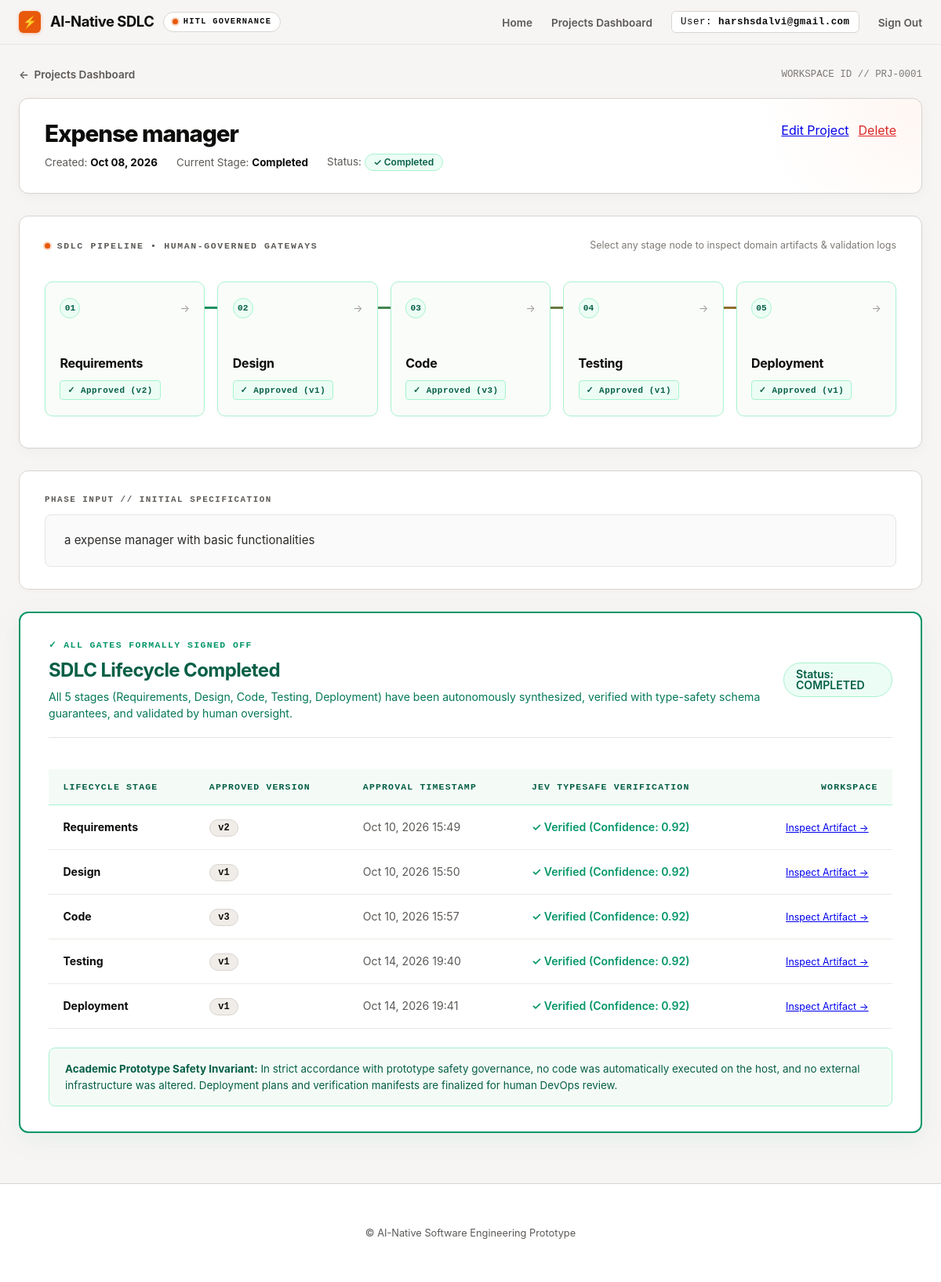
Screenshot of /projects/1/ (signed in) with the database file from the repository.
### projects/models.py (models this page shows, shortened)
class Project(models.Model):
    STAGE_CHOICES = [
        ('REQUIREMENTS', 'Requirements'),
        ('DESIGN', 'Design'),
        ('CODE', 'Code'),
        ('TESTING', 'Testing'),
        ('DEPLOYMENT', 'Deployment'),
        ('COMPLETED', 'Completed'),
    ]
    STATUS_CHOICES = [
        ('ACTIVE', 'Active'),
        ('COMPLETED', 'Completed'),
        ('ARCHIVED', 'Archived'),
    ]
    owner = models.ForeignKey(User, on_delete=models.CASCADE, related_name='projects')
    name = models.CharField(max_length=255)
    description = models.TextField()
    current_stage = models.CharField(max_length=20, choices=STAGE_CHOICES, default='REQUIREMENTS')
    status = models.CharField(max_length=20, choices=STATUS_CHOICES, default='ACTIVE')
    created_at = models.DateTimeField(auto_now_add=True)
    updated_at = models.DateTimeField(auto_now=True)
    class Meta:
        ordering = ['-updated_at']

### workflow/models.py (models this page shows, shortened)
class Artifact(models.Model):
    SOURCE_CHOICES = [
        ('AI', 'AI Generated'),
        ('HUMAN', 'Human Edited'),
    ]
    project = models.ForeignKey(Project, on_delete=models.CASCADE, related_name='artifacts')
    stage = models.CharField(max_length=20, choices=Project.STAGE_CHOICES)
    version = models.PositiveIntegerField(default=1)
    content = models.TextField()
    created_by = models.ForeignKey(User, on_delete=models.SET_NULL, null=True, blank=True, related_name='created_artifacts')
    source_type = models.CharField(max_length=10, choices=SOURCE_CHOICES, default='AI')
    is_approved = models.BooleanField(default=False)
    created_at = models.DateTimeField(auto_now_add=True)
    validation_meta = models.JSONField(null=True, blank=True)
    class Meta:
        unique_together = ('project', 'stage', 'version')
        ordering = ['-version']

### projects/views.py (the view)
# urls.py: path('<int:pk>/', views.project_detail_view, name='project_detail'),
@login_required
def project_detail_view(request, pk):
    project = get_object_or_404(Project, pk=pk, owner=request.user)
    stages = [s[0] for s in Project.STAGE_CHOICES]
    current_index = stages.index(project.current_stage) if project.current_stage in stages else 0
    completion_summary = None
    if project.status == 'COMPLETED' or project.current_stage == 'COMPLETED':
        summary_artifacts = []
        for s_key, s_name in [('REQUIREMENTS', 'Requirements'), ('DESIGN', 'Design'), ('CODE', 'Code'), ('TESTING', 'Testing'), ('DEPLOYMENT', 'Deployment')]:
            appr = project.artifacts.filter(stage=s_key, is_approved=True).order_by('-version').first()
            summary_artifacts.append({
                'stage': s_key,
                'stage_name': s_name,
                'artifact': appr,
            })
        completion_summary = {
            'is_completed': True,
            'artifacts': summary_artifacts,
        }
    sdlc_stages = ['REQUIREMENTS', 'DESIGN', 'CODE', 'TESTING', 'DEPLOYMENT']
    stage_display_names = dict(Project.STAGE_CHOICES)
    pipeline_info = []
    for s in sdlc_stages:
        approved_art = project.artifacts.filter(stage=s, is_approved=True).order_by('-version').first()
        has_any_art = project.artifacts.filter(stage=s).exists()
        pipeline_info.append({
            'stage': s,
            'name': stage_display_names.get(s, s),
            'is_approved': approved_art is not None,
            'approved_version': approved_art.version if approved_art else None,
            'is_current': (project.current_stage == s and project.status != 'COMPLETED'),
            'has_artifacts': has_any_art,
        })
    context = {
        'project': project,
        'stages': stages,
        'current_index': current_index,
        'completion_summary': completion_summary,
        'pipeline_info': pipeline_info,
    }
    return render(request, 'projects/project_detail.html', context)

### projects/templates/projects/project_detail.html (shortened to what this page needs)
{% extends "base.html" %}
{% block content %}
<div class="project-top-nav">
    <a href="{% url 'dashboard' %}" class="back-link">
        <span>&larr;</span>
        <span>Projects Dashboard</span>
    </a>
    <div style="font-size: 0.78rem; font-family: ui-monospace, SFMono-Regular, Menlo, Monaco, Consolas, monospace; color: #7D7975;">
        WORKSPACE ID // PRJ-{{ project.pk|stringformat:"04d" }}
    </div>
</div>
<div class="detail-header-card">
    <div>
        <h1 class="project-title-large">{{ project.name }}</h1>
        <div class="project-meta-row">
            <span>Created: <strong>{{ project.created_at|date:"M d, Y" }}</strong></span>
            <span>Current Stage: <strong>{{ project.get_current_stage_display }}</strong></span>
            <span>Status:
                {% if project.status == 'COMPLETED' %}
                    <span class="badge badge-approved">✓ Completed</span>
                {% else %}
                    <span class="badge" style="background:#FFF7ED; color:#C2410C; border:1px solid #FED7AA;">
                        <span class="signal-dot" style="width:5px; height:5px;"></span> Active Pipeline
                    </span>
                {% endif %}
            </span>
        </div>
    </div>
    <div style="display: flex; gap: 0.75rem; align-items: center;">
        <a href="{% url 'project_update' project.pk %}" class="btn-secondary">Edit Project</a>
        <a href="{% url 'project_delete' project.pk %}" class="btn-secondary" style="color:#DC2626; border-color:#FECACA;">Delete</a>
    </div>
</div>
<div class="pipeline-section">
    <div class="pipeline-header">
        <div class="pipeline-header-title">
            <span class="signal-dot"></span>
            <span>SDLC Pipeline &bull; Human-Governed Gateways</span>
        </div>
        <span style="font-size: 0.78rem; color: #7D7975;">Select any stage node to inspect domain artifacts &amp; validation logs</span>
    </div>
    <div class="pipeline-track-wrapper">
        <div class="pipeline-nodes-grid">
            {% for node in pipeline_info %}
                <a href="{% url 'stage_detail' project.pk node.stage %}"
                   class="pipeline-node {% if node.is_approved %}node-approved{% elif node.is_current %}node-current{% endif %}">
                    <div class="node-top-strip">
                        <span class="node-idx-badge">0{{ forloop.counter }}</span>
                        <span class="node-arrow-hint">&rarr;</span>
                    </div>
                    <div>
                        <div class="node-stage-title">{{ node.name }}</div>
                        {% if node.is_approved %}
                            <span class="node-status-chip chip-approved">✓ Approved (v{{ node.approved_version }})</span>
                        {% elif node.is_current %}
                            <span class="node-status-chip chip-current">● Current Active</span>
                        {% else %}
                            <span class="node-status-chip chip-pending">○ Pending</span>
                        {% endif %}
                    </div>
                </a>
            {% endfor %}
        </div>
    </div>
</div>
<div class="section-card">
    <div class="section-tag">
        <span>PHASE INPUT // INITIAL SPECIFICATION</span>
    </div>
    <div class="problem-statement-text">{{ project.description }}</div>
</div>
{% if completion_summary %}
<div class="completion-card">
    <div class="completion-card-header">
        <div>
            <div style="font-family: ui-monospace, SFMono-Regular, Menlo, Monaco, Consolas, monospace; font-size: 0.72rem; font-weight: 700; color: #059669; letter-spacing: 0.12em; text-transform: uppercase; margin-bottom: 0.35rem;">
                ✓ ALL GATES FORMALLY SIGNED OFF
            </div>
            <h2 style="margin: 0; color: #065F46; font-size: 1.5rem; letter-spacing: -0.025em;">
                SDLC Lifecycle Completed
            </h2>
            <p style="margin: 0.35rem 0 0 0; color: #047857; font-size: 0.88rem;">
                All 5 stages (Requirements, Design, Code, Testing, Deployment) have been autonomously synthesized, verified with type-safety schema guarantees, and validated by human oversight.
            </p>
        </div>
        <span class="badge badge-approved" style="font-size: 0.88rem; padding: 0.45rem 0.95rem;">
            Status: COMPLETED
        </span>
    </div>
    <div style="overflow-x: auto;">
        <table class="completion-table">
            <thead>
                <tr>
                    <th>Lifecycle Stage</th>
                    <th>Approved Version</th>
                    <th>Approval Timestamp</th>
                    <th>Jev TypeSafe Verification</th>
                    <th style="text-align: right;">Workspace</th>
                </tr>
            </thead>
            <tbody>
                {% for item in completion_summary.artifacts %}
                <tr>
                    <td style="font-weight: 700;">
                        {{ item.stage_name }}
                    </td>
                    <td>
                        {% if item.artifact %}
                            <span class="badge" style="background:#F0ECE8; color:#0D0D0C; border:1px solid #D8D4D0; font-family:ui-monospace, monospace;">v{{ item.artifact.version }}</span>
                        {% else %}
                            <span style="color:#9D9996;">None</span>
                        {% endif %}
                    </td>
                    <td style="color:#5C5956;">
                        {{ item.artifact.created_at|date:"M d, Y H:i"|default:"-" }}
                    </td>
                    <td>
                        {% if item.artifact.validation_meta %}
                            <span style="color:#059669; font-weight:600; display:inline-flex; align-items:center; gap:0.35rem;">
                                ✓ Verified (Confidence: {{ item.artifact.validation_meta.confidence|default:"N/A" }})
                            </span>
                        {% else %}
                            <span style="color:#5C5956;">Human Sovereign Verified</span>
                        {% endif %}
                    </td>
                    <td style="text-align: right;">
                        {% if item.artifact %}
                            <a href="{% url 'stage_detail' project.pk item.stage %}" class="btn-secondary" style="padding: 0.3rem 0.75rem; font-size: 0.78rem;">
                                Inspect Artifact &rarr;
                            </a>
                        {% endif %}
                    </td>
                </tr>
                {% endfor %}
            </tbody>
        </table>
    </div>
    <div class="safety-note-box">
        <strong>Academic Prototype Safety Invariant:</strong> In strict accordance with prototype safety governance, no code was automatically executed on the host, and no external infrastructure was altered. Deployment plans and verification manifests are finalized for human DevOps review.
    </div>
</div>
{% endif %}
{% endblock %}

### templates/base.html (shortened to what this page needs)
<!DOCTYPE html>
<html lang="en">
<head>
</head>
<body class="{% block body_class %}{% endblock %}">
    {% block header %}
    <header class="{% block header_class %}{% endblock %}">
        <nav>
            <a href="/" class="brand-box">
                <span class="brand-icon-box">⚡</span>
                <span class="logo">AI-Native SDLC</span>
                <span class="seminar-pill"><span class="signal-dot"></span> HITL Governance</span>
            </a>
            <ul class="nav-links">
                <li><a href="/">Home</a></li>
                <li><a href="/projects/">Projects Dashboard</a></li>
                {% if user.is_authenticated %}
                    <li class="nav-user">User: <strong>{{ user.username }}</strong></li>
                    <li>
                        <form method="post" action="{% url 'logout' %}" style="display:inline;">
                            <button type="submit" class="nav-btn">Sign Out</button>
                        </form>
                    </li>
                {% else %}
                    <li><a href="{% url 'login' %}">Login</a></li>
                    <li><a href="{% url 'register' %}">Register</a></li>
                {% endif %}
            </ul>
        </nav>
    </header>
    {% endblock header %}
    <main class="{% block main_class %}container{% endblock %}">
        {% block content %}
        {% endblock content %}
    </main>
    {% block footer %}
    <footer>
        <p>&copy; AI-Native Software Engineering Prototype</p>
    </footer>
    {% endblock footer %}
</body>
</html>

### rows the page displays
Project: pk "0001", name "Expense manager", created_at "Oct 08, 2026", current_stage "Completed", description "a expense manager with basic functionalities"
Artifact: name "Requirements", approved_version "2", stage_name "Requirements", artifact.version "2", artifact.created_at "Oct 10, 2026 15:49", artifact.validation_meta.confidence "0.92"
Artifact: name "Design", approved_version "1", stage_name "Design", artifact.version "1", artifact.created_at "Oct 10, 2026 15:50", artifact.validation_meta.confidence "0.92"
Artifact: name "Code", approved_version "3", stage_name "Code", artifact.version "3", artifact.created_at "Oct 10, 2026 15:57", artifact.validation_meta.confidence "0.92"
Artifact: name "Testing", approved_version "1", stage_name "Testing", artifact.version "1", artifact.created_at "Oct 14, 2026 19:40", artifact.validation_meta.confidence "0.92"
Artifact: name "Deployment", approved_version "1", stage_name "Deployment", artifact.version "1", artifact.created_at "Oct 14, 2026 19:41", artifact.validation_meta.confidence "0.92"

### other values shown
{{ user.username }} "harshsdalvi@gmail.com"
